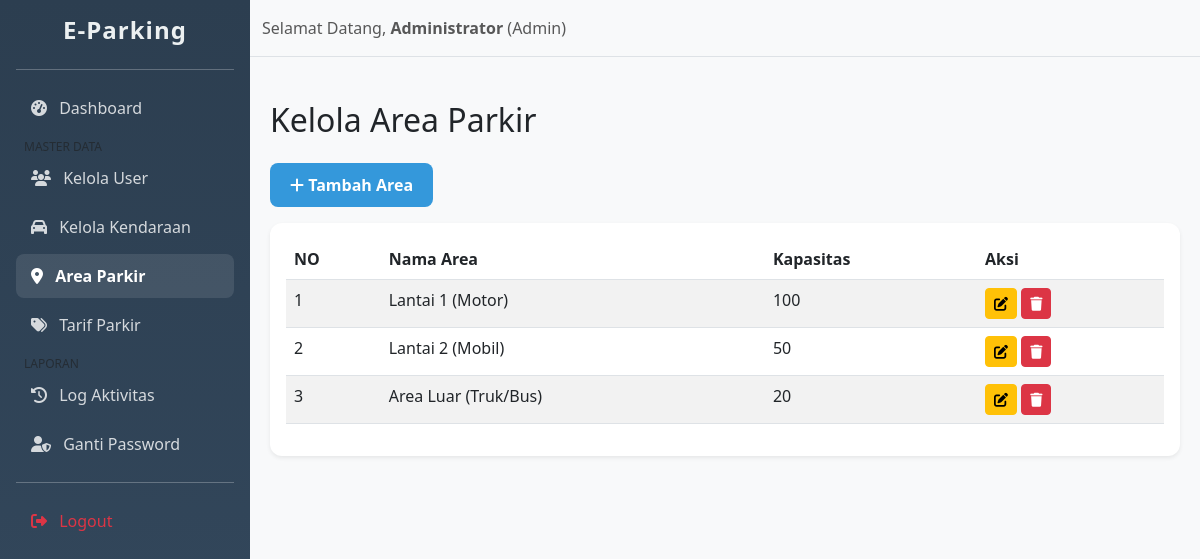
/pages/admin/area_read.php (signed in), run on the app's committed database.
### tables this page shows
CREATE TABLE `tabel_area_parkir` (
  `id_area` int(11) NOT NULL AUTO_INCREMENT,
  `nama_area` varchar(100) NOT NULL,
  `kapasitas` int(11) NOT NULL,
  `created_at` timestamp NOT NULL DEFAULT current_timestamp(),
  PRIMARY KEY (`id_area`)
);

### pages/admin/area_read.php (the view, shortened to what this page needs)
<?php
include '../../config/database.php';
include '../../includes/header.php';
include '../../includes/sidebar.php';
?>
<div class="flex-grow-1 bg-light">
    <?php include '../../includes/navbar.php'; ?>
    <div class="content">
        <h2 class="mb-4">Kelola Area Parkir</h2>
        <a href="area_add.php" class="btn btn-primary mb-3"><i class="fas fa-plus"></i> Tambah Area</a>
        <div class="card border-0 shadow-sm">
            <div class="card-body">
                <table class="table table-striped table-hover">
                    <thead>
                        <tr>
                            <th>NO</th>
                            <th>Nama Area</th>
                            <th>Kapasitas</th>
                            <th>Aksi</th>
                        </tr>
                    </thead>
                    <tbody>
                        <?php
                        $no = 1;
                        $query = mysqli_query($conn, "SELECT * FROM tabel_area_parkir ORDER BY id_area ASC");
                        while ($row = mysqli_fetch_assoc($query)) {
                        ?>
                        <tr>
                            <td><?= $no++ ?></td>
                            <td><?= $row['nama_area'] ?></td>
                            <td><?= $row['kapasitas'] ?></td>
                            <td>
                                <a href="area_edit.php?id=<?= $row['id_area'] ?>" class="btn btn-warning btn-sm"><i class="fas fa-edit"></i></a>
                                <a href="area_delete.php?id=<?= $row['id_area'] ?>" class="btn btn-danger btn-sm" onclick="return confirm('Yakin hapus area ini?')"><i class="fas fa-trash"></i></a>
                            </td>
                        </tr>
                        <?php } ?>
                    </tbody>
                </table>
            </div>
        </div>
    </div>
</div>
<?php include '../../includes/footer.php'; ?>

### assets/style.css (style rules this page uses)
body { background-color: #f0f2f5; font-family: 'Segoe UI', Roboto, Helvetica, Arial, sans-serif; }
.content { padding: 30px; }
.card { border-radius: 12px; transition: transform 0.3s ease, box-shadow 0.3s ease; }
.btn-primary { background-color: #3498db; border: none; padding: 10px 20px; border-radius: 8px; font-weight: 600; }

### includes/header.php (style rules this page uses)
.content { padding: 20px; }

### data on the page
tabel_area_parkir: nama_area "Lantai 1 (Motor)", kapasitas "100"
tabel_area_parkir: nama_area "Lantai 2 (Mobil)", kapasitas "50"
tabel_area_parkir: nama_area "Area Luar (Truk/Bus)", kapasitas "20"

### other printed values
$_SESSION['nama_user'] "Administrator"
$_SESSION['role'] "Admin"
